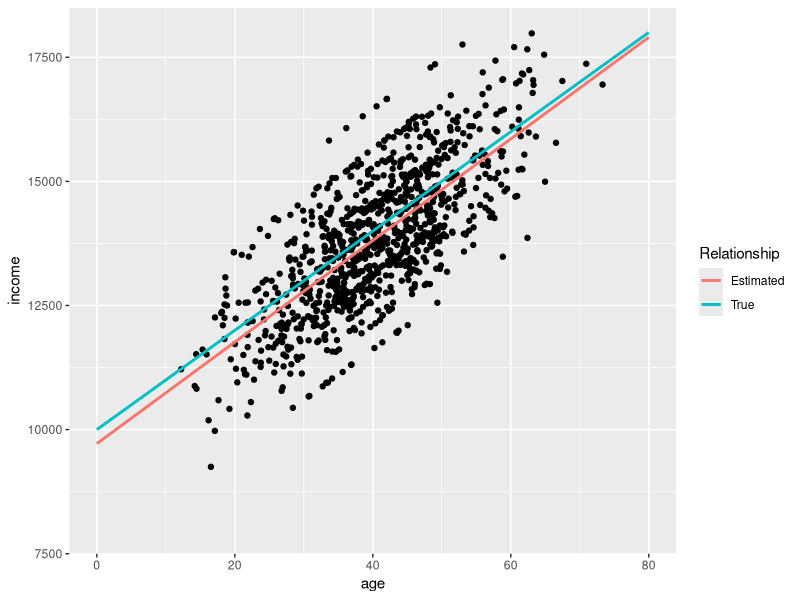
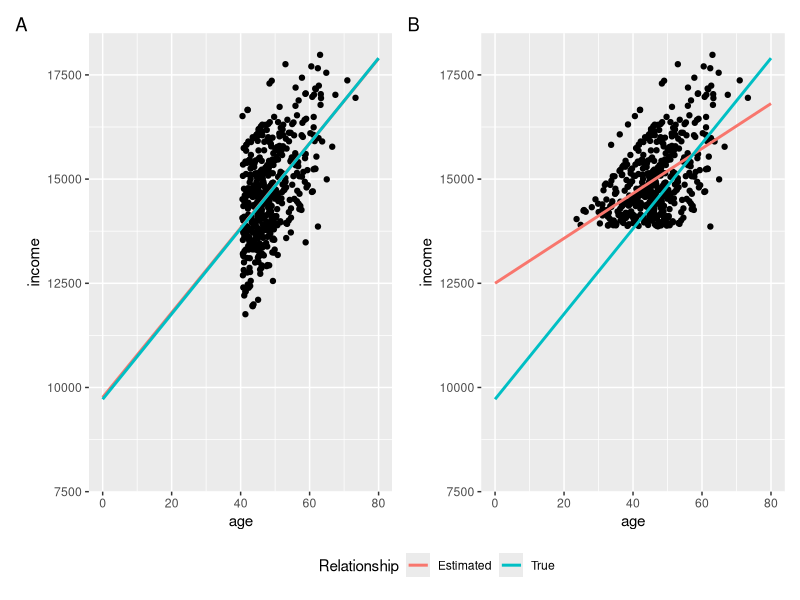
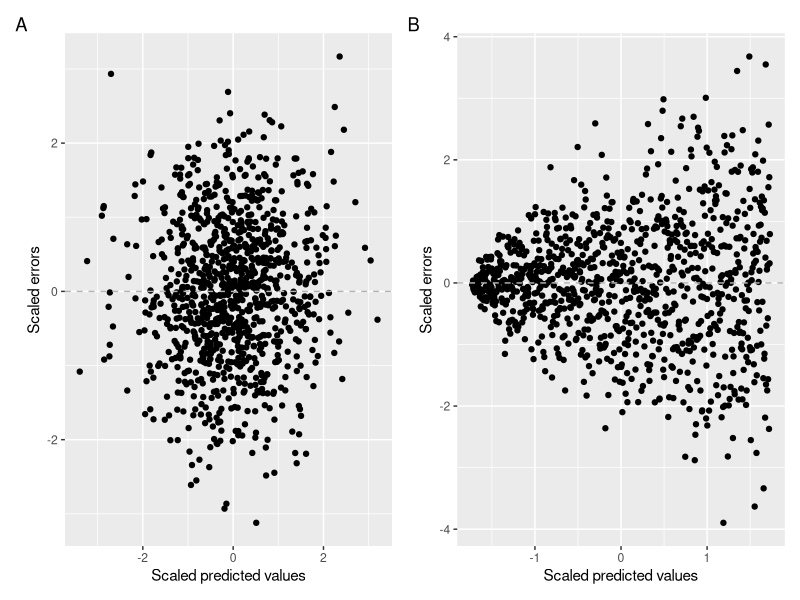
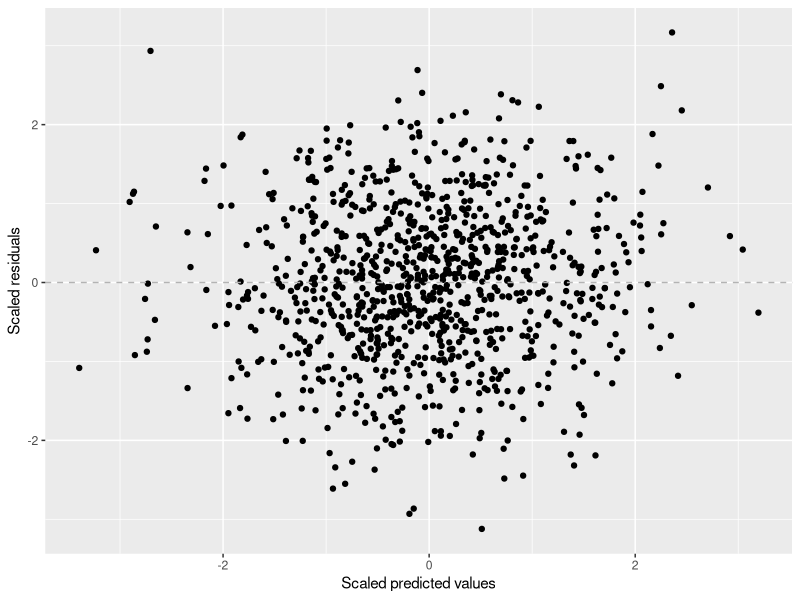
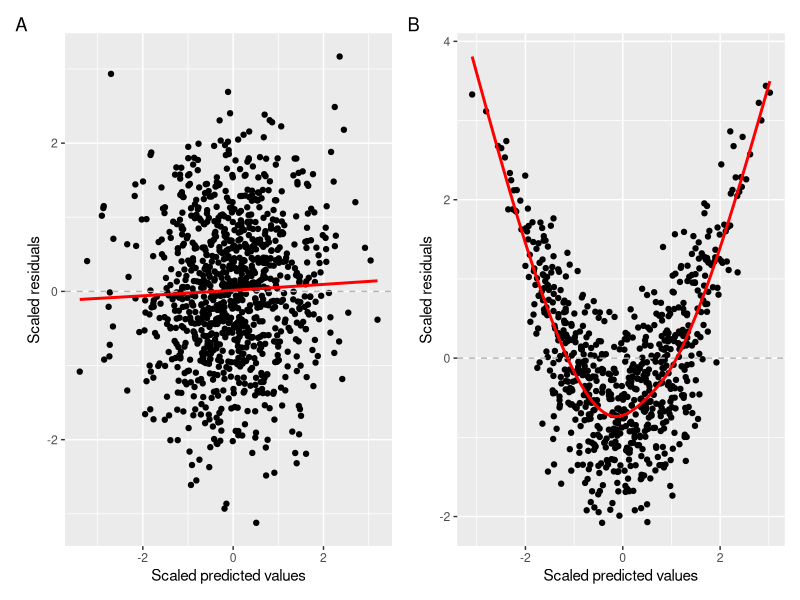
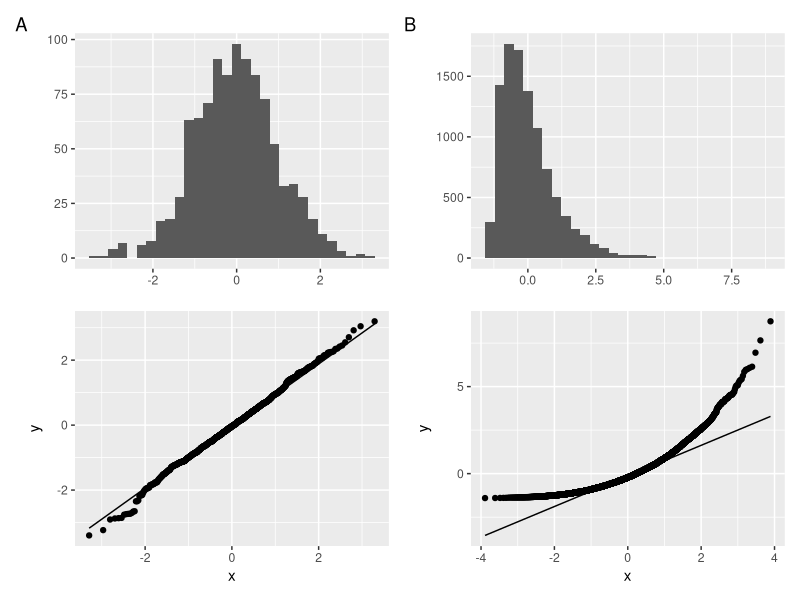
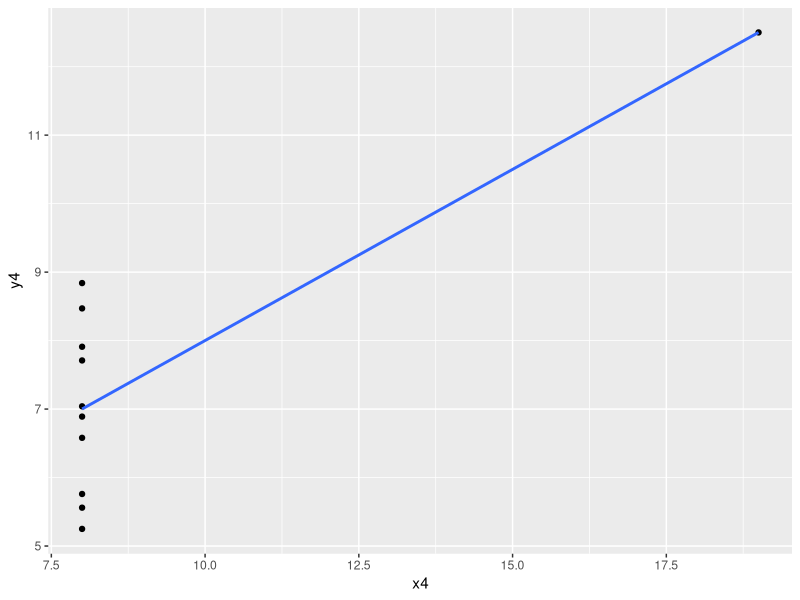

These figures' R source, in order: (Note: this script raises an error after producing the figures.)
## ---- chunk 1
library(tidyverse)
library(patchwork)
library(car)

knitr::opts_chunk$set(echo = FALSE)
un = read.table("../data/UnitedNations.txt")
## ---- chunk 2
set.seed(12345)
rep_df = tibble(age = rnorm(1000, 40, 10),
                income = 10000 + 100*age + rnorm(100, 0, 1000))
true_df = tibble(age = rnorm(1000, 40, 10),
                income = 10000 + 100*age)

ggplot(data = rep_df, aes(x = age, y = income)) +
  geom_point() +
  geom_smooth(method = "lm", se = F, fullrange = T, aes(color = "Estimated")) +
  geom_smooth(method = "lm", se = F, fullrange = T,aes(color = "True"), data = true_df) +
  labs(color = "Relationship") +
  scale_x_continuous(limits = c(0,80)) +
  scale_y_continuous(limits = c(8000,18000))
## ---- chunk 3
con_age_plot = ggplot(data = rep_df[rep_df$age > mean(rep_df$age),], aes(x = age, y = income)) +
  geom_point() +
  geom_smooth(method = "lm", se = F, fullrange = T, aes(color = "Estimated")) +
  geom_smooth(method = "lm", se = F, fullrange = T, data = rep_df, aes(color = "True")) +
  labs(color = "Relationship") +
  scale_x_continuous(limits = c(0,80)) +
  scale_y_continuous(limits = c(8000,18000))

con_income_plot = ggplot(data = rep_df[rep_df$income > mean(rep_df$income),], aes(x = age, y = income)) +
  geom_point() +
  geom_smooth(method = "lm", se = F, fullrange = T, aes(color = "Estimated")) +
    geom_smooth(method = "lm", se = F, fullrange = T, data = rep_df, aes(color = "True")) +
  labs(color = "Relationship") +
  scale_x_continuous(limits = c(0,80)) +
  scale_y_continuous(limits = c(8000,18000))

con_age_plot + con_income_plot + plot_annotation(tag_levels = "A") + plot_layout(guides = "collect") & theme(legend.position = "bottom")
## ---- chunk 4

set.seed(1234)

#homodescadistic data
x_const = rnorm(n = 1000)
y_const = rnorm(n = 1000)
plot_homodescadistic = qplot(x = x_const, y = y_const) + labs(x = "Scaled predicted values", y = "Scaled errors")+ geom_hline(yintercept = 0, linetype = "dashed", color = "grey70")

#heterodescadistic data
n=1:1000
eps = rnorm(n,mean=0,sd=sqrt(n^1.3))
y= n + eps
mod <- lm(y ~ n)
plot_heterodescadistic = qplot(scale(mod$fitted.values),scale(mod$residuals)) + labs(x = "Scaled predicted values", y = "Scaled errors") + geom_hline(yintercept = 0, linetype = "dashed", color = "grey70")


plot_homodescadistic + plot_heterodescadistic + plot_annotation(tag_levels = "A")
## ---- chunk 5
set.seed(1234)

x_lin = rnorm(n = 1000)
y_lin = rnorm(n = 1000)

qplot(x = x_lin, y = y_lin) +
  labs(x = "Scaled predicted values", y = "Scaled residuals") +
  geom_hline(yintercept = 0, linetype = "dashed", color = "grey70")
## ---- chunk 6
set.seed(1234)

x_lin = rnorm(n = 1000)
y_lin = rnorm(n = 1000)

x_nonlin = rnorm(n = 1000)
y_nonlin = scale( sqrt( x_nonlin^2 + rnorm(n = 1000) ))

plot_linear = qplot(x = x_lin, y = y_lin) + labs(x = "Scaled predicted values", y = "Scaled residuals") + geom_hline(yintercept = 0, linetype = "dashed", color = "grey70") + geom_smooth(color = "red", alpha = 0.5, se = FALSE)

plot_nonlinear = qplot(x = x_nonlin, y = y_nonlin) + labs(x = "Scaled predicted values", y = "Scaled residuals") + geom_hline(yintercept = 0, linetype = "dashed", color = "grey70") + geom_smooth(color = "red", alpha = 0.5, se = FALSE)

plot_linear + plot_nonlinear + plot_annotation(tag_levels = "A")
## ---- chunk 7
set.seed(1234)

norm_dist = rnorm(n = 1000)
chisq_dist = scale(rchisq(n = 10000, df = 4))

norm_hist_plot =  qplot(norm_dist, geom = "histogram") +labs(x = element_blank(), tag = "A")
chisq_hist_plot = qplot(chisq_dist, geom = "histogram") + labs(x = element_blank(), tag = "B")


norm_qq_plot = ggplot(mapping = aes(sample = norm_dist)) +
  geom_qq() +
  geom_qq_line()

chisq_qq_plot = ggplot(mapping = aes(sample = chisq_dist)) +
  geom_qq() +
  geom_qq_line()


(norm_hist_plot / norm_qq_plot) | (chisq_hist_plot / chisq_qq_plot)
## ---- chunk 8
ggplot(aes(x = x4, y = y4), data = as.data.frame(anscombe)) +
  geom_point() +
  geom_smooth(method = "lm", se = F, formula = y ~ x)
## ---- chunk 9
knitr::include_graphics("../images/seesaw.png")
## ---- chunk 10
set.seed(20)

x1 = rnorm(20, mean=20, sd=3)
y1 = 5 + .5*x1 + rnorm(20)

x2 = c(x1, 30)
y2 = c(y1, 20.8)
x3 = c(x1, 19.44)
y3 = c(y1, 20.8)
x4 = c(x1, 30)
y4 = c(y1, 10)

x1 = c(x1, NA)
y1 = c(y1, NA)

levh_ress_plot = ggplot(mapping = aes(x = x1, y = y1)) +
  geom_point(aes(x = x2, y = y2), color = "red") +
  geom_point() +
  geom_smooth(aes(x = x2, y = y2), method = "lm", se = F, color = "red") +
  geom_smooth(method = "lm", linetype = "dashed", se = F, color = "grey40") +
  geom_vline(xintercept = mean(x1, na.rm = T), alpha = 0.3)

levs_resh_plot = ggplot(mapping = aes(x = x1, y = y1)) +
  geom_point(aes(x = x3, y = y3), color = "red") +
  geom_point() +
  geom_smooth(aes(x = x3, y = y3), method = "lm", se = F, color = "red") +
  geom_smooth(method = "lm", linetype = "dashed", se = F, color = "grey40") +
  geom_vline(aes()) +
  geom_vline(xintercept = mean(x1, na.rm = T), alpha = 0.3)

levh_resh_plot = ggplot(mapping = aes(x = x1, y = y1)) +
  geom_point(aes(x = x4, y = y4), color = "red") +
  geom_point() +
  geom_smooth(aes(x = x4, y = y4), method = "lm", se = F, color = "red") +
  geom_smooth(method = "lm", linetype = "dashed", se = F, color = "grey40") +
  geom_vline(xintercept = mean(x1, na.rm = T), alpha = 0.3)

levh_ress_plot + levs_resh_plot + levh_resh_plot + plot_layout(ncol = 2)

## ---- chunk 11
mod_res = lm(infantMortality ~ tfr + GDPperCapita, data = un)
## ---- chunk 12
plot(mod_res, which = 1)
## ---- chunk 13
crPlots(mod_res)
